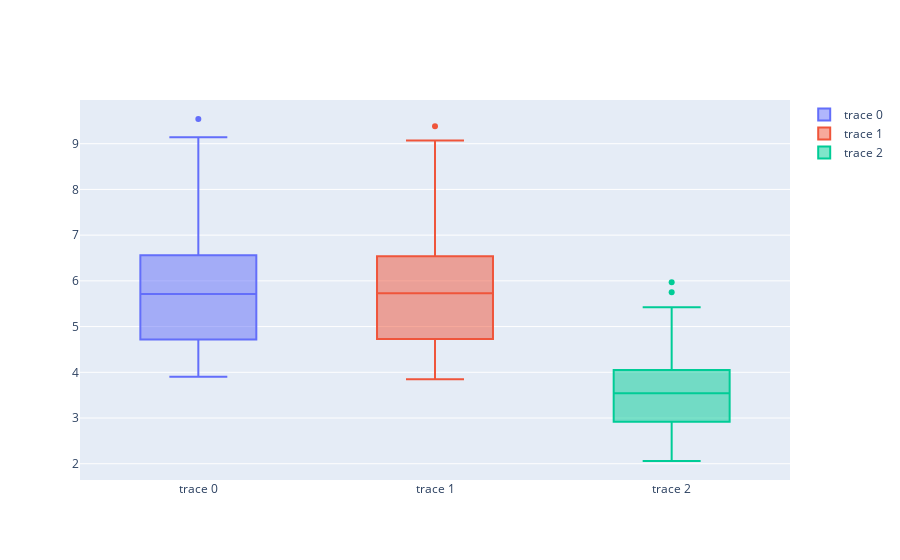

The code cell stored with this chart in its notebook:
### Markdown cell above
You can also plot multiple variables like this:

### Code cell
trace0 = go.Box(
    y=sample.x
)
trace1 = go.Box(
    y=sample.y
)
trace2 = go.Box(
    y=sample.z
)


data = [trace0, trace1, trace2]
iplot(data)

### Figure 1 — Plotly figure (JSON) as saved in the notebook; plotly's stock layout.template omitted (floating-point values rounded to 4 significant figures; data arrays with more than 128 entries replaced by an {"elided": "..."} marker saying what was removed)
{"data": [{"type": "box", "y": {"elided": "1000 float values"}}, {"type": "box", "y": {"elided": "1000 float values"}}, {"type": "box", "y": {"elided": "1000 float values"}}], "layout": {}}
